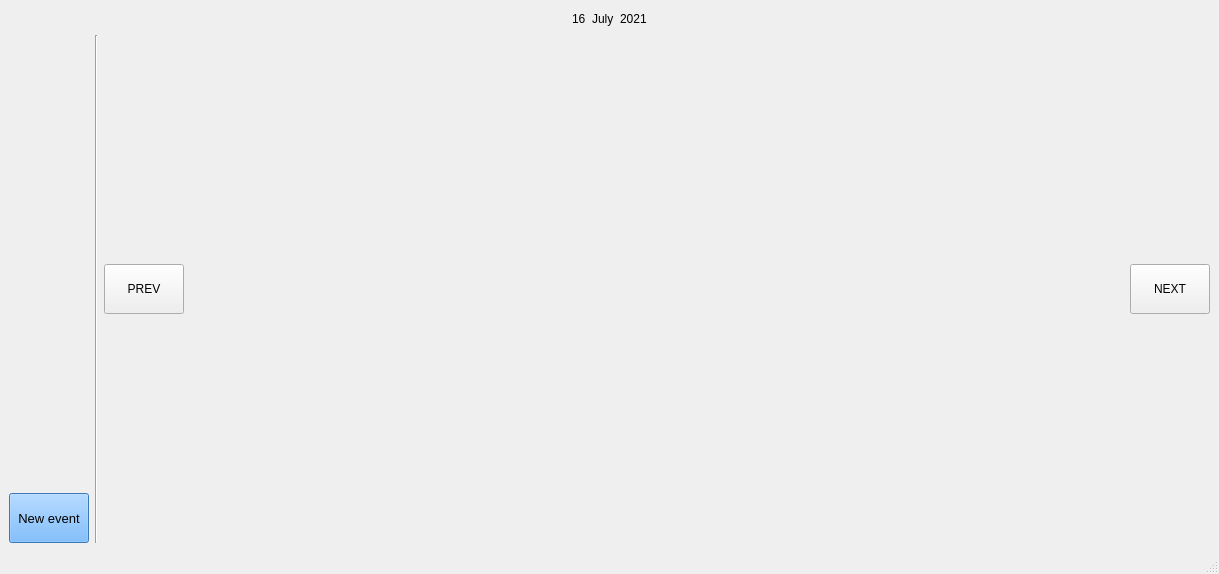
<?xml version="1.0" encoding="UTF-8"?>
<ui version="4.0">
 <class>MainWindow</class>
 <widget class="QMainWindow" name="MainWindow">
  <property name="geometry">
   <rect>
    <x>0</x>
    <y>0</y>
    <width>1219</width>
    <height>574</height>
   </rect>
  </property>
  <property name="windowTitle">
   <string>Shedule</string>
  </property>
  <widget class="QWidget" name="centralwidget">
   <layout class="QGridLayout" name="gridLayout_2">
    <item row="0" column="4">
     <layout class="QGridLayout" name="gridLayout" rowstretch="0,0" columnstretch="0,0,0,0,0">
      <property name="sizeConstraint">
       <enum>QLayout::SetMaximumSize</enum>
      </property>
      <item row="1" column="2">
       <widget class="QPushButton" name="prevButton">
        <property name="minimumSize">
         <size>
          <width>0</width>
          <height>50</height>
         </size>
        </property>
        <property name="styleSheet">
         <string notr="true">font: 10pt &quot;MS Shell Dlg 2&quot;;</string>
        </property>
        <property name="text">
         <string>PREV</string>
        </property>
       </widget>
      </item>
      <item row="1" column="4">
       <widget class="QPushButton" name="nextButton">
        <property name="minimumSize">
         <size>
          <width>0</width>
          <height>50</height>
         </size>
        </property>
        <property name="styleSheet">
         <string notr="true">font: 10pt &quot;MS Shell Dlg 2&quot;;</string>
        </property>
        <property name="text">
         <string>NEXT</string>
        </property>
       </widget>
      </item>
      <item row="0" column="0" colspan="5">
       <layout class="QHBoxLayout" name="dateBarLayout">
        <property name="sizeConstraint">
         <enum>QLayout::SetMaximumSize</enum>
        </property>
        <item>
         <spacer name="dateBarLeftHorizontalSpacer">
          <property name="orientation">
           <enum>Qt::Horizontal</enum>
          </property>
          <property name="sizeHint" stdset="0">
           <size>
            <width>40</width>
            <height>20</height>
           </size>
          </property>
         </spacer>
        </item>
        <item>
         <widget class="QLabel" name="dayFromDate">
          <property name="maximumSize">
           <size>
            <width>16777215</width>
            <height>100</height>
           </size>
          </property>
          <property name="styleSheet">
           <string notr="true">font: 75 16pt &quot;MS Shell Dlg 2&quot;;</string>
          </property>
          <property name="text">
           <string>16</string>
          </property>
         </widget>
        </item>
        <item>
         <widget class="QLabel" name="monthFromDate">
          <property name="maximumSize">
           <size>
            <width>16777215</width>
            <height>100</height>
           </size>
          </property>
          <property name="styleSheet">
           <string notr="true">font: 75 16pt &quot;MS Shell Dlg 2&quot;;</string>
          </property>
          <property name="text">
           <string>July</string>
          </property>
         </widget>
        </item>
        <item>
         <widget class="QLabel" name="yearFromDate">
          <property name="maximumSize">
           <size>
            <width>16777215</width>
            <height>100</height>
           </size>
          </property>
          <property name="styleSheet">
           <string notr="true">font: 75 16pt &quot;MS Shell Dlg 2&quot;;</string>
          </property>
          <property name="text">
           <string>2021</string>
          </property>
         </widget>
        </item>
        <item>
         <spacer name="dateBarRightHorizontalSpacer">
          <property name="orientation">
           <enum>Qt::Horizontal</enum>
          </property>
          <property name="sizeHint" stdset="0">
           <size>
            <width>40</width>
            <height>20</height>
           </size>
          </property>
         </spacer>
        </item>
       </layout>
      </item>
      <item row="1" column="0">
       <layout class="QVBoxLayout" name="sideBarVerticalLayout">
        <item>
         <spacer name="sideBarVerticalSpacer">
          <property name="orientation">
           <enum>Qt::Vertical</enum>
          </property>
          <property name="sizeHint" stdset="0">
           <size>
            <width>20</width>
            <height>40</height>
           </size>
          </property>
         </spacer>
        </item>
        <item>
         <widget class="QPushButton" name="newEventButton">
          <property name="minimumSize">
           <size>
            <width>0</width>
            <height>50</height>
           </size>
          </property>
          <property name="font">
           <font>
            <pointsize>10</pointsize>
           </font>
          </property>
          <property name="styleSheet">
           <string notr="true">background-color: rgb(85, 170, 255);</string>
          </property>
          <property name="text">
           <string>New event</string>
          </property>
         </widget>
        </item>
       </layout>
      </item>
      <item row="1" column="1">
       <widget class="Line" name="line">
        <property name="orientation">
         <enum>Qt::Vertical</enum>
        </property>
       </widget>
      </item>
      <item row="1" column="3">
       <widget class="QStackedWidget" name="stackedWidget">
        <property name="font">
         <font>
          <kerning>true</kerning>
         </font>
        </property>
        <property name="toolTip">
         <string/>
        </property>
        <property name="statusTip">
         <string/>
        </property>
        <property name="whatsThis">
         <string/>
        </property>
        <property name="accessibleName">
         <string/>
        </property>
        <property name="currentIndex">
         <number>0</number>
        </property>
        <widget class="QWidget" name="page"/>
        <widget class="QWidget" name="page_2"/>
       </widget>
      </item>
     </layout>
    </item>
   </layout>
  </widget>
  <widget class="QStatusBar" name="statusbar"/>
 </widget>
 <resources/>
 <connections/>
</ui>
